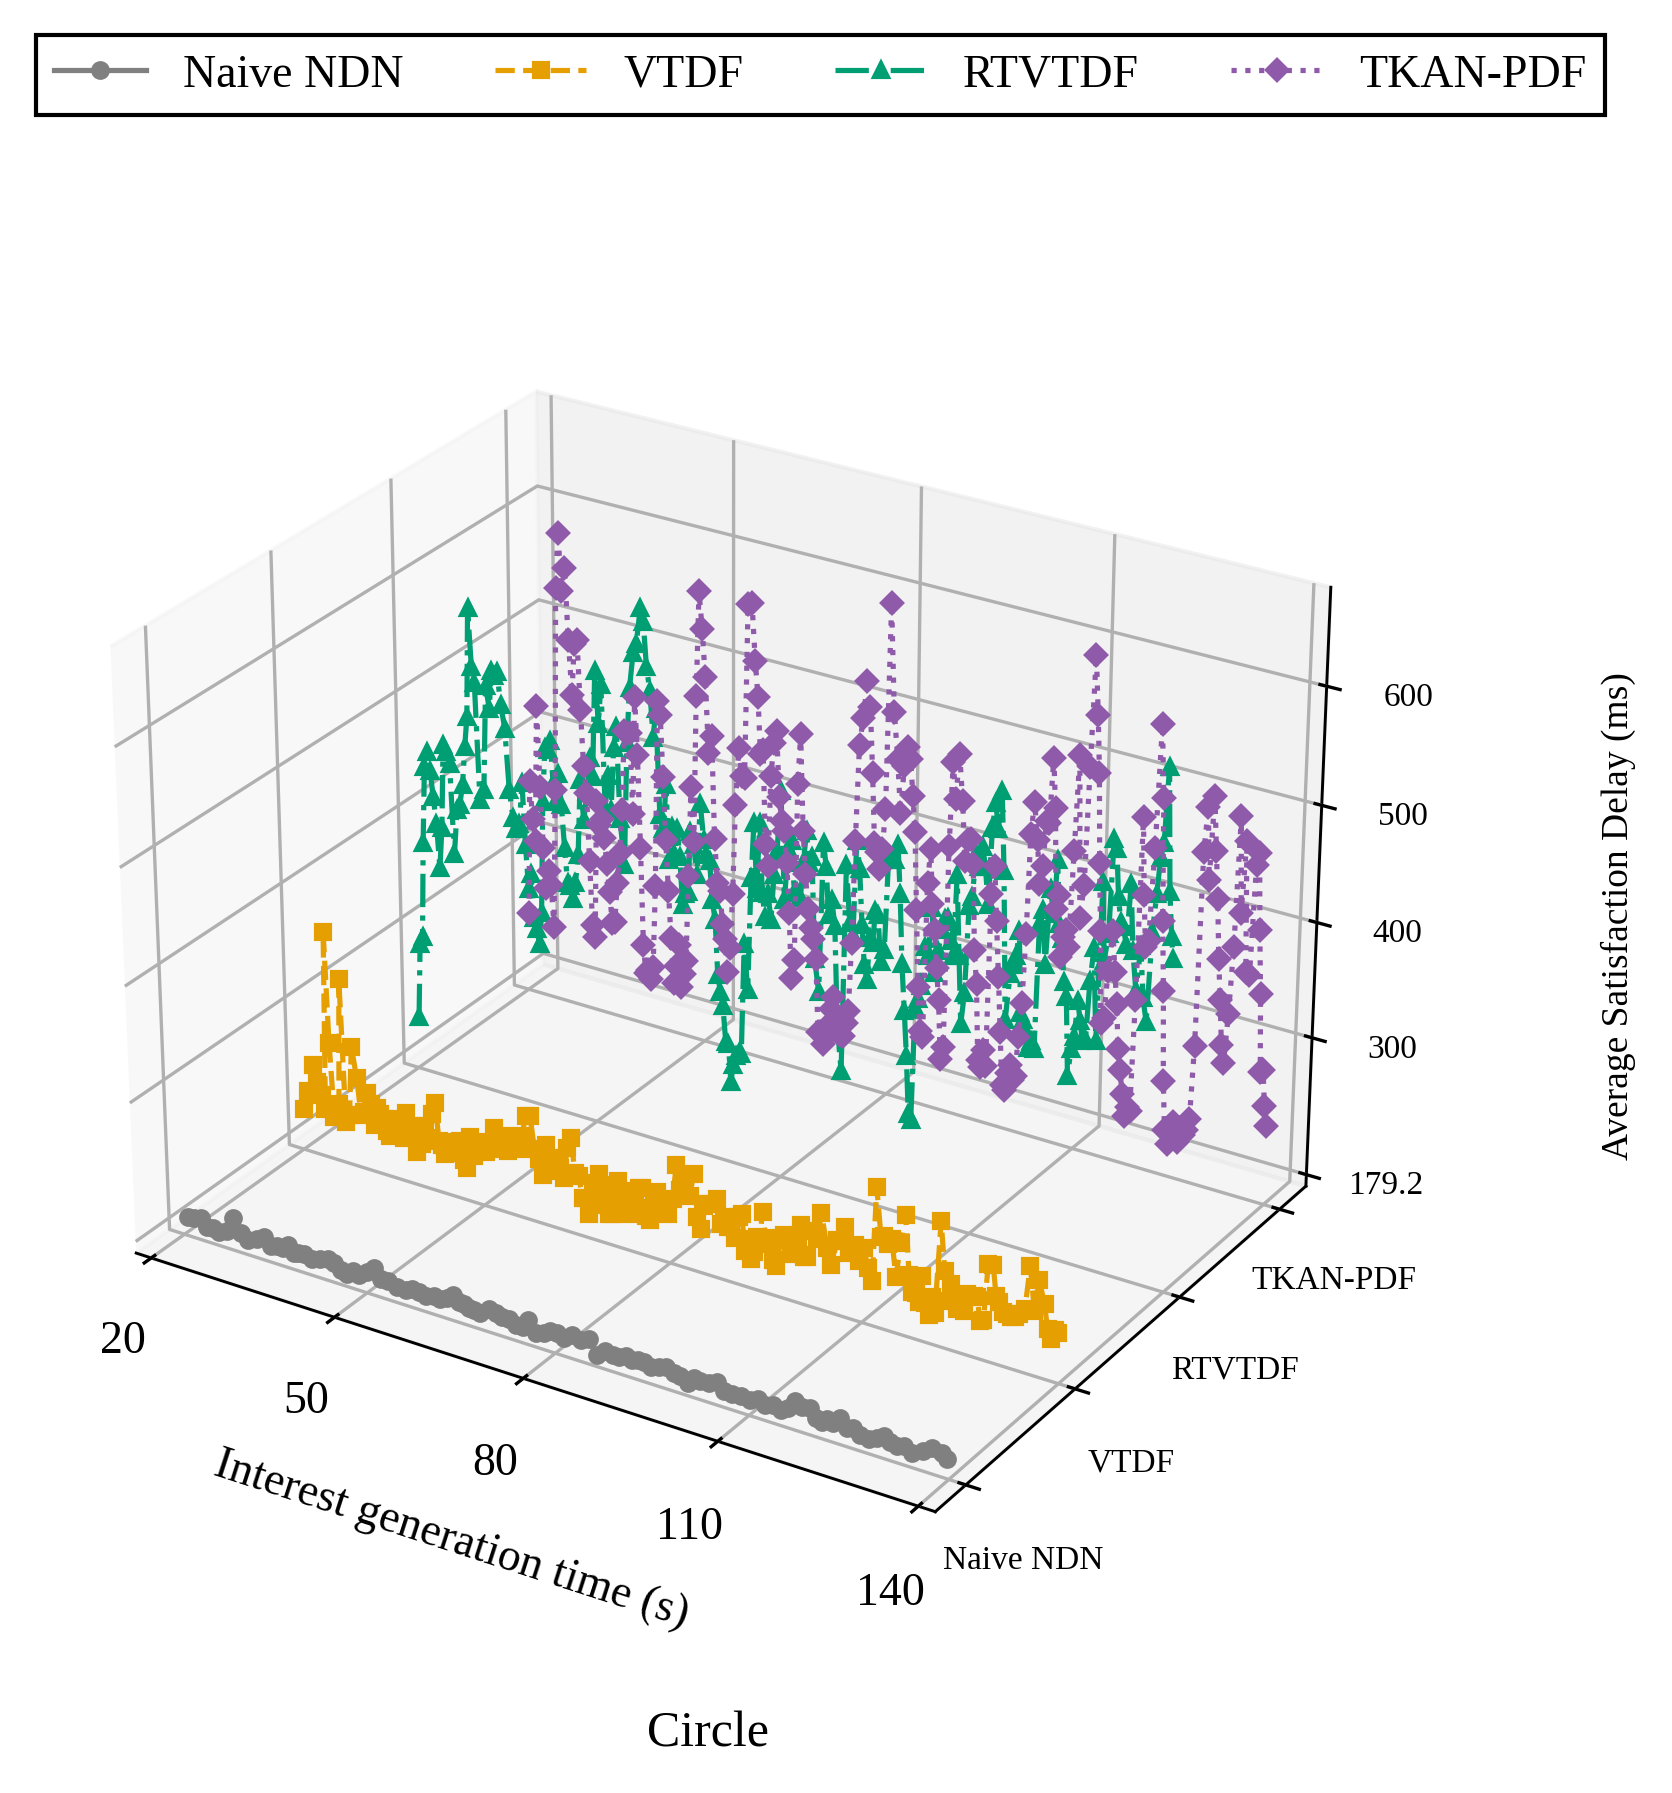

Reproduce this figure in Python.
#!/usr/bin/env python3
# -*- coding: utf-8 -*-
"""逐请求记录按旧脚本固定条数聚合后的RTT图，沿用当前图集样式。
完整数据内嵌；直接运行，仅导出同名PNG/SVG/PDF，不访问实验记录。
重新从原始记录计算的方法与来源见PROVENANCE和聚合说明文档。
"""
from pathlib import Path
import matplotlib
matplotlib.use('Agg')
import matplotlib.pyplot as plt
from matplotlib.lines import Line2D
from matplotlib.ticker import MaxNLocator, FuncFormatter
import numpy as np

FIGURE_ID = '05_成功RTT_圆圈_旧论文画法'
RTT_LABEL = 'Average Satisfaction Delay (ms)'
SCENE_LABEL = 'Circle'
FIGSIZE = (7.5, 6.2)
DPI = 300
FONT_FAMILY = 'Liberation Serif'
FONT_SIZE = 11
ALGORITHMS = ('Naive NDN', 'VTDF', 'RTVTDF', 'TKAN-PDF')
COLORS = ('#808080', '#E69F00', '#009E73', '#8E5AA9')
LINES = ('-', '--', '-.', ':')
MARKERS = ('o', 's', '^', 'D')
LINE_WIDTH = 1.25
MARKER_SIZE = 3.5
PROVENANCE = {'circle_post_filter': 'group mean RTT < 3000 ms',
 'counts': [{'excluded_groups': 0, 'plotted_groups': 109, 'selected_requests': 2169, 'strategy': 0},
            {'excluded_groups': 0, 'plotted_groups': 208, 'selected_requests': 4158, 'strategy': 1},
            {'excluded_groups': 0, 'plotted_groups': 252, 'selected_requests': 5029, 'strategy': 2},
            {'excluded_groups': 0, 'plotted_groups': 268, 'selected_requests': 5350, 'strategy': 3}],
 'group_size': 20,
 'measurement_window_s': [20, 140],
 'method': 'consecutive request records: arithmetic mean of send_ns and terminal_ns-send_ns; keep last '
           'partial group',
 'metric': '成功RTT',
 'ordering': 'send_ns, node_id, sequence',
 'scene': 'circle',
 'source_metric_definition': 'DATA only',
 'sources': [{'manifest': 'data/experiments/quick-fixed-model-20261022/runs/test-circle-baseline-s23001-a0/attempt-001/runs/20261022T081957.621032Z-4390833e/manifest.json',
              'manifest_sha256': '31cdc38bb21d6fd0ccc92954d7f04ace9339a1ed95e33c47c3290dc01af8fcc3',
              'path': 'data/experiments/quick-fixed-model-20261022/runs/test-circle-baseline-s23001-a0/attempt-001/runs/20261022T081957.621032Z-4390833e/raw/request-events.csv',
              'scene': 'circle',
              'seed': 23001,
              'sha256': '38b730ccc12b17c2d7ad33f942fa35785b8dbe57f353d1be6532ef436353dbe3',
              'strategy': 0},
             {'manifest': 'data/experiments/quick-fixed-model-20261022/runs/test-circle-baseline-s23001-a1/attempt-001/runs/20261022T082136.797486Z-38b38119/manifest.json',
              'manifest_sha256': '6f1d73741c5ac1131f8a4613d39ba8e46922fc1c1a003bada2cbd4df913577d1',
              'path': 'data/experiments/quick-fixed-model-20261022/runs/test-circle-baseline-s23001-a1/attempt-001/runs/20261022T082136.797486Z-38b38119/raw/request-events.csv',
              'scene': 'circle',
              'seed': 23001,
              'sha256': 'b690160149f199dd2577d6d1330fd46f05d9e6fd0c37f12180fa3203bf3b3914',
              'strategy': 1},
             {'manifest': 'data/experiments/quick-fixed-model-20261022/runs/test-circle-baseline-s23001-a2/attempt-001/runs/20261022T082316.538063Z-3f8e9c19/manifest.json',
              'manifest_sha256': 'c88d6b8af50657afa3976d30146588c8402aceec377d54df1b1b57c5a8f75da2',
              'path': 'data/experiments/quick-fixed-model-20261022/runs/test-circle-baseline-s23001-a2/attempt-001/runs/20261022T082316.538063Z-3f8e9c19/raw/request-events.csv',
              'scene': 'circle',
              'seed': 23001,
              'sha256': 'e95fe24a56155016e1cd91d140a2229f005e3e6d8daf3eab304085fc65e3fee8',
              'strategy': 2},
             {'manifest': 'data/experiments/quick-fixed-model-20261022/runs/test-circle-baseline-s23001-a3/attempt-001/runs/20261022T082455.481496Z-dc9325e7/manifest.json',
              'manifest_sha256': '70936295fcbb6f45b43d114024ce1939e97c5acbfcf19f35ddff5298cad82735',
              'path': 'data/experiments/quick-fixed-model-20261022/runs/test-circle-baseline-s23001-a3/attempt-001/runs/20261022T082455.481496Z-dc9325e7/raw/request-events.csv',
              'scene': 'circle',
              'seed': 23001,
              'sha256': '6658a4bfb38c9c0779fd75cc645d3678610f711d4696b92883906edc7cbeb592',
              'strategy': 3}],
 'style_source': '01_成功RTT_三维.py / 03_平均RTT_三维.py'}
DATA = [{'group_counts': [20,
                   20,
                   20,
                   20,
                   20,
                   20,
                   20,
                   20,
                   20,
                   20,
                   20,
                   20,
                   20,
                   20,
                   20,
                   20,
                   20,
                   20,
                   20,
                   20,
                   20,
                   20,
                   20,
                   20,
                   20,
                   20,
                   20,
                   20,
                   20,
                   20,
                   20,
                   20,
                   20,
                   20,
                   20,
                   20,
                   20,
                   20,
                   20,
                   20,
                   20,
                   20,
                   20,
                   20,
                   20,
                   20,
                   20,
                   20,
                   20,
                   20,
                   20,
                   20,
                   20,
                   20,
                   20,
                   20,
                   20,
                   20,
                   20,
                   20,
                   20,
                   20,
                   20,
                   20,
                   20,
                   20,
                   20,
                   20,
                   20,
                   20,
                   20,
                   20,
                   20,
                   20,
                   20,
                   20,
                   20,
                   20,
                   20,
                   20,
                   20,
                   20,
                   20,
                   20,
                   20,
                   20,
                   20,
                   20,
                   20,
                   20,
                   20,
                   20,
                   20,
                   20,
                   20,
                   20,
                   20,
                   20,
                   20,
                   20,
                   20,
                   20,
                   20,
                   20,
                   20,
                   20,
                   20,
                   20,
                   9],
  'rtt_ms': [185.16810755,
             186.33962505000002,
             187.70769295,
             182.063954,
             183.000073,
             181.05037145,
             183.4751374,
             197.08856845,
             185.82438919999998,
             181.71248305,
             184.94419084999998,
             189.01826015,
             182.77691805,
             184.52779525,
             184.55029059999998,
             189.02005640000002,
             182.96320035,
             184.25943719999998,
             185.4310707,
             183.09203480000002,
             184.9580405,
             187.31199925,
             185.8326942,
             181.17449630000002,
             180.11016725,
             183.86799355000002,
             182.64257105000002,
             187.2950737,
             192.73938130000002,
             184.86441290000002,
             184.89809585,
             182.23788595,
             182.64029094999998,
             185.0382546,
             183.82751665,
             182.82338115000002,
             184.66321295,
             183.76353255,
             186.75092030000002,
             191.59969925,
             187.0752889,
             186.02365444999998,
             184.25547335,
             183.52363019999999,
             183.00116730000002,
             188.83959225,
             187.3294877,
             185.64552830000002,
             185.2437074,
             182.10768225,
             182.64165119999998,
             190.44273425,
             180.9873363,
             183.56239075,
             186.75609005,
             186.46543590000002,
             184.63690885,
             189.0031204,
             187.64728775,
             190.86465265,
             179.1550279,
             184.68991434999998,
             183.13070059999998,
             183.4255363,
             185.8290401,
             184.43424305000002,
             185.831347,
             185.74390530000002,
             183.7359144,
             185.9043826,
             187.4722064,
             184.6844413,
             183.8129293,
             179.93535265,
             185.41475365,
             184.82322119999998,
             185.3847184,
             188.4043091,
             183.226441,
             182.2840684,
             183.30631675,
             182.2148425,
             185.34419165,
             181.9369613,
             184.08974985,
             181.9156271,
             185.4996925,
             193.69162805000002,
             190.29853125,
             191.759794,
             185.31012815,
             182.96975265,
             186.73808730000002,
             185.62003130000002,
             191.32543934999998,
             185.1895102,
             186.28892375,
             182.68260555,
             181.54679785,
             184.7689322,
             188.553449,
             184.73261645,
             183.48162355000002,
             185.43514380000002,
             181.1558112,
             186.2260657,
             190.7479866,
             189.62898475,
             186.000106],
  'strategy': 0,
  'x': [20.6941858,
        21.70769825,
        22.8570028,
        23.83969198,
        24.78184778,
        25.86296034,
        27.06770877,
        28.27584261,
        29.52692032,
        30.64865079,
        32.02041647,
        33.32177737,
        34.31799868,
        35.41712411,
        36.40603248,
        37.25052512,
        38.1136632,
        38.87186646,
        39.79588863,
        41.05569465,
        42.34998091,
        43.66455985,
        44.72799342,
        45.7379123,
        46.75750719,
        47.7129439,
        48.75203492,
        50.09572017,
        51.23319484,
        52.24634056,
        53.43842478,
        54.84979655,
        56.27767347,
        57.36568974,
        58.3461976,
        59.54162566,
        60.74496626,
        61.76155748,
        62.85255532,
        63.9099057,
        64.8240421,
        65.62858827,
        66.38731089,
        67.21965179,
        68.20641028,
        69.56407079,
        70.70197572,
        71.70334223,
        72.67555528,
        73.80946719,
        74.91590004,
        75.79802738,
        76.94323923,
        78.1839056,
        79.23185412,
        80.22371542,
        81.41640475,
        82.67601145,
        84.03335559,
        85.32068706,
        86.48135383,
        87.79922594,
        88.99058844,
        90.05405483,
        91.04810598,
        91.95418037,
        92.88809511,
        93.83242925,
        94.92900437,
        96.11121404,
        97.19033233,
        98.5296532,
        99.46443098,
        100.60804175,
        101.55918907,
        102.55298279,
        103.92228718,
        105.10841736,
        106.1754686,
        107.34146869,
        108.81947793,
        110.07617534,
        111.29373542,
        112.40834646,
        113.62294051,
        114.76705901,
        115.89768677,
        116.94199077,
        118.06498673,
        119.21143822,
        120.13322741,
        121.00233013,
        121.81300397,
        122.73489857,
        123.78330308,
        124.77339407,
        125.70126552,
        126.78848195,
        128.1542392,
        129.27464762,
        130.36268535,
        131.23745465,
        132.31489517,
        133.31711102,
        134.52535452,
        136.05310122,
        137.3894886,
        138.86060047,
        139.74338113333334]},
 {'group_counts': [20,
                   20,
                   20,
                   20,
                   20,
                   20,
                   20,
                   20,
                   20,
                   20,
                   20,
                   20,
                   20,
                   20,
                   20,
                   20,
                   20,
                   20,
                   20,
                   20,
                   20,
                   20,
                   20,
                   20,
                   20,
                   20,
                   20,
                   20,
                   20,
                   20,
                   20,
                   20,
                   20,
                   20,
                   20,
                   20,
                   20,
                   20,
                   20,
                   20,
                   20,
                   20,
                   20,
                   20,
                   20,
                   20,
                   20,
                   20,
                   20,
                   20,
                   20,
                   20,
                   20,
                   20,
                   20,
                   20,
                   20,
                   20,
                   20,
                   20,
                   20,
                   20,
                   20,
                   20,
                   20,
                   20,
                   20,
                   20,
                   20,
                   20,
                   20,
                   20,
                   20,
                   20,
                   20,
                   20,
                   20,
                   20,
                   20,
                   20,
                   20,
                   20,
                   20,
                   20,
                   20,
                   20,
                   20,
                   20,
                   20,
                   20,
                   20,
                   20,
                   20,
                   20,
                   20,
                   20,
                   20,
                   20,
                   20,
                   20,
                   20,
                   20,
                   20,
                   20,
                   20,
                   20,
                   20,
                   20,
                   20,
                   20,
                   20,
                   20,
                   20,
                   20,
                   20,
                   20,
                   20,
                   20,
                   20,
                   20,
                   20,
                   20,
                   20,
                   20,
                   20,
                   20,
                   20,
                   20,
                   20,
                   20,
                   20,
                   20,
                   20,
                   20,
                   20,
                   20,
                   20,
                   20,
                   20,
                   20,
                   20,
                   20,
                   20,
                   20,
                   20,
                   20,
                   20,
                   20,
                   20,
                   20,
                   20,
                   20,
                   20,
                   20,
                   20,
                   20,
                   20,
                   20,
                   20,
                   20,
                   20,
                   20,
                   20,
                   20,
                   20,
                   20,
                   20,
                   20,
                   20,
                   20,
                   20,
                   20,
                   20,
                   20,
                   20,
                   20,
                   20,
                   20,
                   20,
                   20,
                   20,
                   20,
                   20,
                   20,
                   20,
                   20,
                   20,
                   20,
                   20,
                   20,
                   20,
                   20,
                   20,
                   20,
                   20,
                   20,
                   20,
                   20,
                   20,
                   20,
                   20,
                   20,
                   20,
                   20,
                   20,
                   20,
                   20,
                   18],
  'rtt_ms': [205.66815875,
             222.41557935,
             220.42509765,
             247.46179105000002,
             233.13530930000002,
             222.39412085,
             211.41507365,
             368.0822486,
             270.88525630000004,
             206.62368885,
             218.88217780000002,
             330.343029,
             204.72494369999998,
             212.17829,
             273.9763432,
             247.44488015000002,
             215.93066844999998,
             219.00960940000002,
             236.93138655,
             227.93219169999998,
             210.5827976,
             226.24657065,
             221.65070194999998,
             218.0917383,
             208.26057805000002,
             204.92616335,
             220.90740975,
             212.99968,
             210.06511980000002,
             206.53070475,
             229.6254565,
             212.4317479,
             220.13915790000001,
             197.58914215000001,
             213.2190249,
             206.2682105,
             222.97774130000002,
             213.684893,
             235.53209435,
             246.66440434999998,
             214.08905865,
             211.03053945,
             203.53183445,
             205.1825615,
             207.862785,
             216.91064730000002,
             211.34943665,
             219.1466996,
             203.36293940000002,
             197.0846211,
             225.2120867,
             209.9535941,
             221.58913909999998,
             224.0816819,
             216.73005609999998,
             220.47992565,
             239.729125,
             229.22972605,
             229.66039955000002,
             236.02964645,
             223.50851194999998,
             229.06488825,
             227.30982265,
             240.58388435,
             258.9572141,
             260.121769,
             232.2673013,
             225.39319235,
             211.63843640000002,
             239.28848555000002,
             217.3651159,
             228.35683935,
             230.22098419999998,
             222.46270485,
             214.49323285,
             241.82548085,
             251.97632685,
             222.3890801,
             220.43019694999998,
             201.89522175,
             203.2639679,
             190.27490394999998,
             218.04497990000002,
             206.09306295,
             228.0348904,
             219.4382067,
             202.89848619999998,
             195.26754419999997,
             196.4460525,
             211.89537565,
             227.17345875,
             218.79199705000002,
             218.21093825,
             200.6546119,
             208.47901235,
             213.7880258,
             225.8613378,
             227.57483175,
             203.42828945,
             201.19238455,
             218.6126273,
             227.75771534999998,
             220.04614869999997,
             221.27264630000002,
             211.0752783,
             225.60198419999998,
             256.24685005000003,
             235.5120307,
             246.00851795,
             233.02776635,
             252.95312205000002,
             216.76307955000001,
             207.24820465000002,
             227.90044494999998,
             230.50468315,
             231.2807455,
             237.6505196,
             216.6694167,
             223.6948265,
             215.77942565,
             217.2613358,
             208.81490485,
             227.16664665000002,
             230.66144325,
             199.3278855,
             210.59194655000002,
             194.25633194999997,
             201.0667694,
             214.73623080000002,
             212.39509065000001,
             238.2280309,
             216.26914044999998,
             211.91557085,
             199.75906394999998,
             195.17983844999998,
             219.14876245,
             224.52062569999998,
             223.5670887,
             209.57547215,
             222.49576435,
             217.28392119999998,
             236.921584,
             210.1737956,
             211.00463755,
             235.24991930000002,
             229.03946119999998,
             252.9812473,
             224.35861415,
             210.42559735,
             234.18988145,
             233.51526325,
             246.60654565000002,
             225.47702625,
             231.697792,
             234.3996894,
             220.90202340000002,
             233.50121130000002,
             218.15973630000002,
             208.0014973,
             289.1267206,
             247.87366725,
             249.8340662,
             243.441109,
             248.64296190000002,
             217.79714585,
             248.1543704,
             272.931301,
             222.60366155,
             209.18560065,
             208.78739435,
             201.7736039,
             225.2317986,
             202.7389096,
             193.27272705000001,
             209.46268615,
             196.66039995,
             276.97495564999997,
             235.5799291,
             210.40594125,
             225.56718125,
             214.84111285,
             205.8584077,
             212.2010649,
             206.45312040000002,
             221.83019125,
             219.76997980000002,
             221.43095175,
             221.58493455,
             201.89266665,
             203.2139492,
             252.8554006,
             253.2242061,
             227.7829728,
             223.3710265,
             215.7763417,
             214.63415444999998,
             213.5343274,
             214.64964769999997,
             217.96444344999998,
             224.12481455000002,
             261.30937825,
             224.89539495,
             252.03174425,
             232.85181035,
             212.41492269999998,
             205.031724,
             213.45031075,
             211.86930033333334],
  'strategy': 1,
  'x': [20.24634574,
        20.87389484,
        21.38573896,
        21.94372563,
        22.58851131,
        23.23651753,
        23.79615304,
        24.25334063,
        24.71882297,
        25.27692147,
        26.10250833,
        26.64843608,
        27.2076226,
        27.83512906,
        28.43525845,
        29.19099352,
        29.77340596,
        30.28046823,
        30.89297123,
        31.45639256,
        32.02513372,
        32.52543172,
        32.99920777,
        33.51682108,
        34.07376991,
        34.58526587,
        35.12489266,
        35.70782511,
        36.23178718,
        36.77569061,
        37.3115835,
        37.93727278,
        38.45831158,
        38.89219021,
        39.35463118,
        39.85016315,
        40.38438842,
        40.89670485,
        41.52103325,
        42.12626272,
        42.66461576,
        43.17829604,
        43.65416577,
        44.16089668,
        44.66095525,
        45.20788196,
        45.66115105,
        46.14567693,
        46.69222615,
        47.18615304,
        47.70908397,
        48.31086544,
        48.94407337,
        49.66980221,
        50.35656065,
        50.97853277,
        51.75762543,
        52.44892204,
        52.98554316,
        53.52113017,
        54.05362916,
        54.62742245,
        55.32937228,
        56.2770469,
        56.91944558,
        57.64538898,
        58.28814623,
        59.06442279,
        59.66237128,
        60.15813361,
        60.74510119,
        61.25242087,
        61.82363968,
        62.39966433,
        62.97774077,
        63.59106028,
        64.20474011,
        64.80196222,
        65.40599493,
        66.0038306,
        66.50135001,
        66.99467723,
        67.75636367,
        68.2632786,
        68.73923017,
        69.2652309,
        69.75599972,
        70.21855511,
        70.71266748,
        71.26889141,
        71.77668397,
        72.26783154,
        72.77757717,
        73.32999955,
        73.97086038,
        74.48969399,
        75.03223191,
        75.57682433,
        76.18681683,
        76.78762993,
        77.36604328,
        77.89736391,
        78.45543642,
        79.0136247,
        79.61461186,
        80.42065894,
        80.98468997,
        81.62477703,
        82.35069996,
        83.10496438,
        83.73489552,
        84.33352358,
        84.83901993,
        85.39088046,
        85.85288987,
        86.43013364,
        87.43062773,
        87.97478252,
        88.52769304,
        89.12777659,
        89.67853849,
        90.26233766,
        90.80580014,
        91.29712486,
        91.83533593,
        92.28098552,
        92.73456747,
        93.18451356,
        93.63845964,
        94.07894602,
        94.54007354,
        95.08848235,
        95.62240664,
        96.18237589,
        96.70526452,
        97.40073697,
        97.95230783,
        98.49026665,
        99.02960479,
        99.54528085,
        100.02297126,
        100.57277568,
        101.09115105,
        101.56901491,
        102.24425789,
        103.06629113,
        103.68425181,
        104.58821525,
        105.28731886,
        106.15738399,
        106.73769119,
        107.28525267,
        107.91273129,
        108.40611674,
        108.93589466,
        109.46144578,
        110.21669688,
        110.95755963,
        111.5543305,
        112.12763874,
        112.85908899,
        113.36465838,
        113.96264407,
        114.50579921,
        115.19198948,
        115.91158314,
        116.59132614,
        117.20129722,
        117.711765,
        118.23232493,
        118.72234915,
        119.23663904,
        119.76128289,
        120.26448329,
        120.70788698,
        121.19096449,
        121.94534102,
        122.61036212,
        123.13775019,
        123.57135958,
        124.01417897,
        124.48783154,
        125.02583289,
        125.55354428,
        126.04789357,
        126.54799048,
        127.0736196,
        127.54818628,
        128.05693609,
        128.5667548,
        129.13842295,
        129.8770712,
        130.39455944,
        130.86199627,
        131.52995367,
        132.16321585,
        132.69323087,
        133.25148732,
        133.88744114,
        134.74672853,
        135.41265047,
        136.17767725,
        136.7964568,
        137.6623303,
        138.19415827,
        138.69200715,
        139.28751422,
        139.76814947777777]},
 {'group_counts': [20,
                   20,
                   20,
                   20,
                   20,
                   20,
                   20,
                   20,
                   20,
                   20,
                   20,
                   20,
                   20,
                   20,
                   20,
                   20,
                   20,
                   20,
                   20,
                   20,
                   20,
                   20,
                   20,
                   20,
                   20,
                   20,
                   20,
                   20,
                   20,
                   20,
                   20,
                   20,
                   20,
                   20,
                   20,
                   20,
                   20,
                   20,
                   20,
                   20,
                   20,
                   20,
                   20,
                   20,
                   20,
                   20,
                   20,
                   20,
                   20,
                   20,
                   20,
                   20,
                   20,
                   20,
                   20,
                   20,
                   20,
                   20,
                   20,
                   20,
                   20,
                   20,
                   20,
                   20,
                   20,
                   20,
                   20,
                   20,
                   20,
                   20,
                   20,
                   20,
                   20,
                   20,
                   20,
                   20,
                   20,
                   20,
                   20,
                   20,
                   20,
                   20,
                   20,
                   20,
                   20,
                   20,
                   20,
                   20,
                   20,
                   20,
                   20,
                   20,
                   20,
                   20,
                   20,
                   20,
                   20,
                   20,
                   20,
                   20,
                   20,
                   20,
                   20,
                   20,
                   20,
                   20,
                   20,
                   20,
                   20,
                   20,
                   20,
                   20,
                   20,
                   20,
                   20,
                   20,
                   20,
                   20,
                   20,
                   20,
                   20,
                   20,
                   20,
                   20,
                   20,
                   20,
                   20,
                   20,
                   20,
                   20,
                   20,
                   20,
                   20,
                   20,
                   20,
                   20,
                   20,
                   20,
                   20,
                   20,
                   20,
                   20,
                   20,
                   20,
                   20,
                   20,
                   20,
                   20,
                   20,
                   20,
                   20,
                   20,
                   20,
                   20,
                   20,
                   20,
                   20,
                   20,
                   20,
                   20,
                   20,
                   20,
                   20,
                   20,
                   20,
                   20,
                   20,
                   20,
                   20,
                   20,
                   20,
                   20,
                   20,
                   20,
                   20,
                   20,
                   20,
                   20,
                   20,
                   20,
                   20,
                   20,
                   20,
                   20,
                   20,
                   20,
                   20,
                   20,
                   20,
                   20,
                   20,
                   20,
                   20,
                   20,
                   20,
                   20,
                   20,
                   20,
                   20,
                   20,
                   20,
                   20,
                   20,
                   20,
                   20,
                   20,
                   20,
                   20,
                   20,
                   20,
                   20,
                   20,
                   20,
                   20,
                   20,
                   20,
                   20,
                   20,
                   20,
                   20,
                   20,
                   20,
                   20,
                   20,
                   20,
                   20,
                   20,
                   20,
                   20,
                   20,
                   20,
                   20,
                   20,
                   20,
                   20,
                   20,
                   20,
                   20,
                   20,
                   20,
                   20,
                   20,
                   20,
                   20,
                   20,
                   20,
                   20,
                   20,
                   20,
                   20,
                   20,
                   9],
  'rtt_ms': [215.0947,
             281.79290125,
             288.77066485,
             372.72766915,
             440.84850785000003,
             453.89642545,
             438.63742410000003,
             415.8971319,
             393.26659475,
             354.8148785,
             390.90368815,
             463.95221285,
             459.32941415,
             449.3150682,
             370.92518875,
             410.55857885,
             415.87620755,
             434.4448025,
             468.1386857,
             494.73386635,
             588.39378015,
             538.7794208500001,
             525.4471822,
             424.78157339999996,
             434.50124339999996,
             525.4879262,
             507.02314125,
             540.2879942999999,
             535.95431125,
             540.2806065,
             512.9307046,
             493.3491611,
             441.0230764,
             417.760767,
             408.82858830000004,
             414.01383185000003,
             450.19827055,
             396.5154347,
             358.4067338,
             372.36644855000003,
             334.4680998,
             325.22470475,
             312.8971294,
             340.5857054,
             438.57605005,
             486.445514,
             484.8243433,
             493.0753718,
             456.38339444999997,
             442.35326255,
             466.90833335,
             440.3875736,
             403.53825315,
             373.95942260000004,
             371.6954516,
             361.07970839999996,
             376.24550985,
             400.7889845,
             467.14635265,
             432.54354935000003,
             457.76394905,
             487.9724506,
             472.64739975,
             563.9535878500001,
             519.55680455,
             553.55876875,
             448.00749405,
             477.19516175,
             448.56746875,
             501.92763310000004,
             521.0457243,
             442.2898091,
             403.94390560000005,
             509.7812771,
             557.3207814,
             587.1678676,
             596.2040544,
             626.779017,
             616.17424365,
             578.34627385,
             559.3027738,
             519.5646034499999,
             545.29675365,
             455.59090810000004,
             443.98974665,
             482.66997305,
             418.8082219,
             448.130502,
             425.59824045,
             447.45648635000003,
             424.13726885,
             383.54788764999995,
             393.60867310000003,
             396.04933389999997,
             448.6058018,
             437.6677166,
             412.2495687,
             474.49759435000004,
             444.72159445,
             432.42048389999997,
             428.20680355,
             394.4671929,
             377.9651113,
             330.945074,
             316.854303,
             304.72214914999995,
             273.90688835000003,
             272.9424723,
             240.19537880000001,
             256.04210025,
             263.89242895,
             267.854357,
             267.4270117,
             364.25444475,
             325.33360419999997,
             423.04842675,
             471.1698325,
             414.83891755,
             472.54792460000004,
             412.75232795,
             392.66383815,
             413.13736775,
             391.98082275,
             431.59559985000004,
             452.34330315,
             504.04764875,
             412.69312844999996,
             456.63700539999996,
             464.2747148,
             420.7373126,
             422.58888195,
             417.5448316,
             450.67160494999996,
             476.2132729,
             449.7914108,
             455.99713130000004,
             368.95177975,
             341.0540987,
             470.47676889999997,
             450.48697215,
             410.35463985,
             423.39025460000005,
             402.50205855,
             316.83103565,
             278.4312817,
             456.81911575,
             408.5363683,
             397.57627564999996,
             479.88003455,
             456.4162282,
             409.69300145,
             375.43060385,
             363.56091764999996,
             400.1327001,
             396.28998014999996,
             424.3462409,
             422.2448217,
             382.009454,
             393.49959305,
             472.57667745,
             471.4615896,
             472.74458075,
             486.25073115,
             445.29265219999996,
             385.42832635,
             346.484201,
             307.57363645,
             257.579532,
             253.4449399,
             351.24248555,
             359.57032925,
             371.97354735000005,
             406.06870260000005,
             398.86851745,
             440.4643142,
             386.0111167,
             405.69952285000005,
             424.17518110000003,
             434.17684115,
             436.3497567,
             416.74872235000004,
             405.16879945,
             473.95339695,
             406.12274935000005,
             348.94935139999995,
             375.89244395,
             451.25807975,
             458.95301689999997,
             496.06702875,
             485.6050214,
             503.41901045,
             487.45984219999997,
             455.9534795,
             521.2534114,
             543.4685651,
             521.91592065,
             554.51186375,
             488.642198,
             362.81784835,
             403.20374135000003,
             411.72718189999995,
             419.95758135,
             441.80607075,
             372.46060595,
             367.0502621,
             357.09727395,
             345.2088903,
             351.71779475,
             344.98177469999996,
             453.1779302,
             465.0395144,
             419.17861385000003,
             483.62313005,
             463.65574775,
             509.4209499,
             456.88717594999997,
             445.14805494999996,
             408.86063405,
             397.3432745,
             330.22580665,
             354.24677335,
             365.2569797,
             396.32722075,
             379.84186939999995,
             363.50969605,
             366.0319857,
             416.12752545,
             444.49852510000005,
             367.41935064999996,
             501.68608125,
             436.54789,
             459.87109625,
             539.23261385,
             531.8852342,
             492.60017545,
             472.6872502,
             468.82924030000004,
             454.5340884,
             506.10112235,
             451.64911135,
             418.78091505000003,
             456.9915853,
             414.27210135,
             395.31184494999997,
             471.75286105000004,
             504.10423360000004,
             534.68187215,
             547.6111052,
             610.2680132,
             508.76570139999995,
             471.89986035000004,
             454.1979717777778],
  'strategy': 2,
  'x': [20.22283855,
        20.66464279,
        21.11153337,
        21.54606175,
        22.0299926,
        22.51713635,
        22.96241945,
        23.41656635,
        23.86211691,
        24.29242145,
        24.75694983,
        25.22430671,
        25.67992548,
        26.24944621,
        26.7854391,
        27.34824357,
        27.83181913,
        28.35796498,
        28.83693834,
        29.27755007,
        29.70855711,
        30.16824089,
        30.60614903,
        31.2164507,
        31.89321016,
        32.44773229,
        33.00046638,
        33.44536351,
        33.92090093,
        34.36421009,
        34.90198853,
        35.500726,
        36.09569279,
        36.64006205,
        37.1592301,
        37.7013579,
        38.21151027,
        38.65106028,
        39.06546516,
        39.48561322,
        39.9252376,
        40.33324684,
        40.74788698,
        41.16135958,
        41.58554316,
        42.04603782,
        42.48779978,
        42.92992733,
        43.34007354,
        43.77324684,
        44.21140128,
        44.62862517,
        45.09333761,
        45.51324684,
        45.91324684,
        46.34274224,
        46.81611095,
        47.29567525,
        47.75037586,
        48.26611942,
        48.83827982,
        49.32626272,
        49.79016483,
        50.28087744,
        50.78842378,
        51.25283276,
        51.78015154,
        52.2499146,
        52.74681774,
        53.21242447,
        53.67316266,
        54.17292164,
        54.84742801,
        55.37575169,
        55.85380203,
        56.45079426,
        56.98581348,
        57.63972212,
        58.11018492,
        58.58796153,
        59.1098443,
        59.59088046,
        60.02917936,
        60.60849393,
        61.16615782,
        61.61600606,
        62.04106028,
        62.48666985,
        62.93751136,
        63.37135958,
        63.79222365,
        64.21102852,
        64.63912977,
        65.06735242,
        65.51418097,
        66.0293733,
        66.51970737,
        67.09309429,
        67.62872734,
        68.06783154,
        68.55942273,
        68.98554316,
        69.44448329,
        69.85878467,
        70.27324684,
        70.69242145,
        71.14130999,
        71.57135958,
        71.97324684,
        72.37324684,
        72.79140128,
        73.20738872,
        73.64505687,
        74.09064897,
        74.66537799,
        75.17283353,
        75.61070823,
        76.07032868,
        76.52584748,
        76.95007354,
        77.39005307,
        77.8643608,
        78.34191987,
        78.79975075,
        79.27062721,
        79.84172844,
        80.46665021,
        81.02363968,
        81.54717265,
        82.01974233,
        82.51554478,
        82.97921926,
        83.45063023,
        83.88663641,
        84.33770901,
        84.77012313,
        85.27738075,
        85.94491196,
        86.55239365,
        87.00174453,
        87.41600606,
        87.92078384,
        88.41609494,
        88.92472767,
        89.58123136,
        90.14985064,
        90.73848869,
        91.25477936,
        91.73119405,
        92.22039649,
        92.66204215,
        93.07750048,
        93.49324684,
        93.89998936,
        94.33181459,
        94.73324684,
        95.13324684,
        95.61292746,
        96.17083465,
        96.68329591,
        97.20151027,
        97.64659811,
        98.10949124,
        98.53324684,
        98.94150579,
        99.39016483,
        99.81324684,
        100.21324684,
        100.61862517,
        101.05878467,
        101.51061469,
        101.97554316,
        102.42129454,
        102.96163654,
        103.48153337,
        103.94243033,
        104.52709521,
        105.03960269,
        105.49697741,
        105.94664729,
        106.38971484,
        106.82170283,
        107.24479085,
        107.72769304,
        108.15966023,
        108.64835212,
        109.14239365,
        109.61025011,
        110.0565682,
        110.54905991,
        111.06165527,
        111.52124155,
        112.03001639,
        112.46740201,
        112.91770901,
        113.36179412,
        113.84308734,
        114.34431359,
        114.95911654,
        115.57609735,
        116.01912977,
        116.45324684,
        116.85324684,
        117.27610185,
        117.74987774,
        118.16691338,
        118.5951341,
        119.01406921,
        119.45047613,
        119.87324684,
        120.3122398,
        120.8383007,
        121.42865897,
        121.96135958,
        122.38728421,
        122.87651091,
        123.31324684,
        123.73130999,
        124.17135958,
        124.62381161,
        125.05546516,
        125.48779978,
        125.92181459,
        126.33324684,
        126.76048762,
        127.20636553,
        127.65482261,
        128.14663227,
        128.75666403,
        129.22738872,
        129.70557678,
        130.25765474,
        130.70681606,
        131.15324684,
        131.581183,
        132.01324684,
        132.43878467,
        132.9185323,
        133.40888668,
        133.93119388,
        134.53694404,
        135.1053248,
        135.63774855,
        136.20661862,
        136.74601151,
        137.21927598,
        137.63961206,
        138.07437677,
        138.52636265,
        139.14083009,
        139.60088046,
        139.90255788888888]},
 {'group_counts': [20,
                   20,
                   20,
                   20,
                   20,
                   20,
                   20,
                   20,
                   20,
                   20,
                   20,
                   20,
                   20,
                   20,
                   20,
                   20,
                   20,
                   20,
                   20,
                   20,
                   20,
                   20,
                   20,
                   20,
                   20,
                   20,
                   20,
                   20,
                   20,
                   20,
                   20,
                   20,
                   20,
                   20,
                   20,
                   20,
                   20,
                   20,
                   20,
                   20,
                   20,
                   20,
                   20,
                   20,
                   20,
                   20,
                   20,
                   20,
                   20,
                   20,
                   20,
                   20,
                   20,
                   20,
                   20,
                   20,
                   20,
                   20,
                   20,
                   20,
                   20,
                   20,
                   20,
                   20,
                   20,
                   20,
                   20,
                   20,
                   20,
                   20,
                   20,
                   20,
                   20,
                   20,
                   20,
                   20,
                   20,
                   20,
                   20,
                   20,
                   20,
                   20,
                   20,
                   20,
                   20,
                   20,
                   20,
                   20,
                   20,
                   20,
                   20,
                   20,
                   20,
                   20,
                   20,
                   20,
                   20,
                   20,
                   20,
                   20,
                   20,
                   20,
                   20,
                   20,
                   20,
                   20,
                   20,
                   20,
                   20,
                   20,
                   20,
                   20,
                   20,
                   20,
                   20,
                   20,
                   20,
                   20,
                   20,
                   20,
                   20,
                   20,
                   20,
                   20,
                   20,
                   20,
                   20,
                   20,
                   20,
                   20,
                   20,
                   20,
                   20,
                   20,
                   20,
                   20,
                   20,
                   20,
                   20,
                   20,
                   20,
                   20,
                   20,
                   20,
                   20,
                   20,
                   20,
                   20,
                   20,
                   20,
                   20,
                   20,
                   20,
                   20,
                   20,
                   20,
                   20,
                   20,
                   20,
                   20,
                   20,
                   20,
                   20,
                   20,
                   20,
                   20,
                   20,
                   20,
                   20,
                   20,
                   20,
                   20,
                   20,
                   20,
                   20,
                   20,
                   20,
                   20,
                   20,
                   20,
                   20,
                   20,
                   20,
                   20,
                   20,
                   20,
                   20,
                   20,
                   20,
                   20,
                   20,
                   20,
                   20,
                   20,
                   20,
                   20,
                   20,
                   20,
                   20,
                   20,
                   20,
                   20,
                   20,
                   20,
                   20,
                   20,
                   20,
                   20,
                   20,
                   20,
                   20,
                   20,
                   20,
                   20,
                   20,
                   20,
                   20,
                   20,
                   20,
                   20,
                   20,
                   20,
                   20,
                   20,
                   20,
                   20,
                   20,
                   20,
                   20,
                   20,
                   20,
                   20,
                   20,
                   20,
                   20,
                   20,
                   20,
                   20,
                   20,
                   20,
                   20,
                   20,
                   20,
                   20,
                   20,
                   20,
                   20,
                   20,
                   20,
                   20,
                   20,
                   20,
                   20,
                   20,
                   20,
                   20,
                   20,
                   20,
                   20,
                   20,
                   20,
                   20,
                   20,
                   20,
                   20,
                   20,
                   20,
                   10],
  'rtt_ms': [239.93523230000002,
             360.03813060000004,
             326.1864241,
             307.5109557,
             429.45166575,
             357.25032589999995,
             303.13786715,
             266.9794342,
             282.8783465,
             271.36355315,
             233.5917191,
             358.36815014999996,
             537.8134128500001,
             586.821026,
             537.0694192999999,
             557.81034175,
             495.34210405,
             447.61147739999996,
             493.266239,
             497.5414682,
             435.83760745,
             386.66143925,
             363.7189007,
             303.0058529,
             245.60990525,
             234.50852694999998,
             358.40029489999995,
             337.40143915,
             343.72034895,
             327.38781845,
             304.4469405,
             280.12494485,
             251.7748879,
             253.90077755000002,
             290.22226945,
             317.6363842,
             356.76134625,
             427.99827625,
             427.1601701,
             427.4776492,
             355.74693364999996,
             460.58937075,
             409.98406535000004,
             327.53777005,
             240.71267905000002,
             215.1350178,
             218.73462805,
             210.79174534999999,
             222.7223389,
             297.11774160000004,
             462.27262494999997,
             450.8465152,
             396.28990239999996,
             340.81918355,
             295.95673415,
             254.1221164,
             213.5839655,
             229.73263125,
             249.20913005,
             211.56602784999998,
             224.5572089,
             237.29550485,
             314.19334235,
             394.7582812,
             346.30648030000003,
             475.94798475,
             567.8708725,
             535.78127565,
             494.18829045,
             428.40902245,
             444.5409816,
             354.21681110000003,
             314.9670603,
             308.3899708,
             280.0133857,
             266.5630025,
             237.27833535,
             259.6472309,
             309.14831295,
             388.97827855,
             440.2781844,
             416.7434531,
             415.07118545,
             567.1516243,
             569.3498823,
             519.89245135,
             489.0960918,
             440.1752978,
             444.0752419,
             361.8257695,
             343.32282875,
             423.22601864999996,
             453.3413863,
             463.73011055,
             407.07921830000004,
             386.0973787,
             377.91548505000003,
             350.3001777,
             306.950775,
             249.10088869999998,
             265.3017862,
             423.13766630000003,
             467.30359625,
             383.1642477,
             344.92372795,
             314.6638745,
             298.7822888,
             289.84705310000004,
             272.5118528,
             206.7737052,
             207.42381285,
             197.4927576,
             205.70428365,
             215.55418735,
             231.34657969999998,
             242.09029755,
             213.454623,
             217.72489295,
             210.2197655,
             210.01522125,
             222.3812266,
             234.11462285,
             295.2612049,
             386.9226334,
             471.33705425,
             495.4163835,
             527.88274395,
             506.48249235000003,
             449.8611193,
             389.4372877,
             382.52283315,
             367.85380595,
             386.0050589,
             421.4999108,
             599.6471529500001,
             507.4994145,
             468.09183965,
             422.1710856,
             463.16745910000003,
             480.84575135,
             471.25123060000004,
             439.64031435000004,
             409.0073392,
             340.8925412,
             273.19817255000004,
             234.0715639,
             229.5135096,
             367.16272410000005,
             397.65202505,
             349.81461585,
             327.4121417,
             294.48517219999997,
             266.79545690000003,
             214.2724288,
             225.67377265000002,
             404.2075887,
             477.72272269999996,
             446.84900515,
             486.19926635,
             446.61960695,
             395.7056819,
             414.40331664999997,
             415.82502885,
             394.76705630000004,
             319.53781745,
             290.19053510000003,
             223.048499,
             217.79983245,
             233.55807185,
             220.22426635,
             373.398388,
             398.3519407,
             350.89231795,
             302.26185960000004,
             253.79375075,
             206.80040435,
             203.7476647,
             219.2805666,
             226.7391928,
             214.22133525,
             218.94247285,
             253.9469893,
             285.32864535000004,
             346.09720914999997,
             434.48593795,
             462.56582545,
             430.21653225,
             392.85046045,
             409.3787437,
             449.0424097,
             447.4786044,
             504.5280244,
             461.8405744,
             374.9486426,
             388.49895015,
             334.67212185,
             353.07382675,
             359.34304545,
             344.9842958,
             429.7948832,
             512.5367698,
             373.0603574,
             402.8091587,
             504.90682595,
             600.0376043,
             550.0284833,
             501.76758545,
             425.0544685,
             367.1793505,
             287.17821560000004,
             291.78401,
             334.3205609,
             370.28594245,
             334.7825785,
             307.21279489999995,
             268.44568655,
             250.76388690000002,
             230.26218475,
             211.486616,
             219.9511668,
             217.2840385,
             315.6708349,
             474.4009138,
             408.3821839,
             363.72951639999997,
             370.14524539999996,
             450.85356364999996,
             556.62932135,
             495.3875243,
             390.75292214999996,
             330.453176,
             251.68888545,
             208.86688655,
             197.657957,
             209.01352509999998,
             217.90790555,
             206.17172605000002,
             201.42387355000002,
             215.3645057,
             209.72539930000002,
             215.0976516,
             224.93414030000002,
             290.2205015,
             458.7489465,
             497.46374130000004,
             436.1519298,
             508.3573044,
             462.36899755,
             421.93901235000004,
             371.02806535,
             335.7890143,
             297.90337,
             282.81302695,
             325.63145035,
             384.6328465,
             496.88979515,
             415.569772,
             477.2848611,
             366.04457260000004,
             364.44804135000004,
             459.2846242,
             470.4755949,
             405.359934,
             350.6559244,
             283.9481115,
             286.5273968,
             255.5574312,
             238.123272],
  'strategy': 3,
  'x': [20.22242447,
        20.63366092,
        21.05878467,
        21.49567525,
        21.95052392,
        22.39472079,
        22.82170283,
        23.24324684,
        23.65422871,
        24.0733949,
        24.4954334,
        24.96288595,
        25.43309878,
        25.92325772,
        26.41534063,
        26.95604596,
        27.46194936,
        27.98469506,
        28.4496516,
        28.91869088,
        29.38651676,
        29.82290584,
        30.26422871,
        30.67750048,
        31.09324684,
        31.51539672,
        31.94233318,
        32.37238277,
        32.7741605,
        33.19324684,
        33.60518369,
        34.01595647,
        34.44448329,
        34.87170524,
        35.34717445,
        35.7806879,
        36.22908018,
        36.68696592,
        37.16205812,
        37.6051341,
        38.0306462,
        38.45985559,
        38.87324684,
        39.29219021,
        39.69324684,
        40.09324684,
        40.50998936,
        40.91324684,
        41.31324684,
        41.75942273,
        42.22331204,
        42.70092349,
        43.11324684,
        43.52992733,
        43.94048762,
        44.36012313,
        44.79140128,
        45.2078028,
        45.65324684,
        46.05324684,
        46.45324684,
        46.85878467,
        47.28893273,
        47.75686565,
        48.21324684,
        48.65464279,
        49.14453648,
        49.64574096,
        50.14694983,
        50.6610255,
        51.18818628,
        51.65088046,
        52.10697741,
        52.53324684,
        52.95233318,
        53.3689932,
        53.78000533,
        54.20518369,
        54.6405729,
        55.09555404,
        55.62268152,
        56.1257404,
        56.58968216,
        57.11497699,
        57.74868841,
        58.30626079,
        58.75324684,
        59.1741605,
        59.60982383,
        60.01600606,
        60.45057531,
        60.88755007,
        61.36696967,
        61.8151341,
        62.25211691,
        62.67160606,
        63.09855711,
        63.53181459,
        63.94130999,
        64.3641605,
        64.82908018,
        65.26546516,
        65.69606823,
        66.16793657,
        66.5841605,
        67.05067796,
        67.48561322,
        67.93059112,
        68.37135958,
        68.79222365,
        69.19324684,
        69.60324684,
        70.01324684,
        70.4206462,
        70.84448329,
        71.25324684,
        71.65324684,
        72.07115105,
        72.49324684,
        72.89324684,
        73.30666985,
        73.73048762,
        74.17869165,
        74.63837638,
        75.16348378,
        75.73435578,
        76.33165117,
        76.84495035,
        77.3054334,
        77.71324684,
        78.13324684,
        78.5458199,
        78.99975075,
        79.42283276,
        80.02895773,
        80.64953039,
        81.27913121,
        81.81744601,
        82.35645927,
        82.904243,
        83.33324684,
        83.75324684,
        84.17324684,
        84.57324684,
        84.97324684,
        85.37324684,
        85.8092393,
        86.29108261,
        86.71324684,
        87.11324684,
        87.51324684,
        87.91324684,
        88.31324684,
        88.72756095,
        89.15885023,
        89.61702925,
        90.06927515,
        90.55278819,
        91.06350121,
        91.6504647,
        92.15362246,
        92.61722319,
        93.05430179,
        93.48755007,
        93.89855711,
        94.33186418,
        94.73324684,
        95.14606175,
        95.57324684,
        95.98222365,
        96.42946083,
        96.89092349,
        97.31324684,
        97.79175998,
        98.2378028,
        98.65324684,
        99.06546516,
        99.48561322,
        99.89324684,
        100.29324684,
        100.69324684,
        101.11805251,
        101.56697541,
        102.00656635,
        102.43366092,
        102.91453648,
        103.47899822,
        103.94007354,
        104.37786349,
        104.82046638,
        105.26535864,
        105.72687653,
        106.17324684,
        106.58554316,
        107.01242447,
        107.43170283,
        107.83324684,
        108.24366092,
        108.67033956,
        109.21489025,
        109.73483803,
        110.33578257,
        110.88241303,
        111.35767048,
        111.86913802,
        112.38880064,
        112.79324684,
        113.19324684,
        113.59324684,
        113.99324684,
        114.42575635,
        114.95001862,
        115.51333489,
        115.99768854,
        116.41324684,
        116.81324684,
        117.21324684,
        117.61600606,
        118.04106028,
        118.46324684,
        118.87750048,
        119.29324684,
        119.721765,
        120.15793657,
        120.59537763,
        121.0449316,
        121.62148022,
        122.18093514,
        122.71324684,
        123.11992733,
        123.55274224,
        123.97324684,
        124.38222365,
        124.79324684,
        125.21324684,
        125.61324684,
        126.01324684,
        126.42406921,
        126.84106028,
        127.27783154,
        127.73438765,
        128.17869165,
        128.60242447,
        129.03324684,
        129.4978028,
        129.97089668,
        130.42068484,
        130.92143958,
        131.38128952,
        131.83656635,
        132.27309878,
        132.69324684,
        133.11313708,
        133.59612746,
        134.0526847,
        134.49430347,
        134.96470594,
        135.45161206,
        136.00438247,
        136.57269301,
        137.03185089,
        137.43324684,
        137.88626079,
        138.35324684,
        138.75324684,
        139.16793657,
        139.58000533,
        139.89324684]}]


def draw():
    plt.rcParams.update({'font.family': 'serif', 'font.serif': [FONT_FAMILY],
                         'font.size': FONT_SIZE, 'axes.labelsize': FONT_SIZE,
                         'axes.linewidth': .7, 'xtick.direction': 'in',
                         'ytick.direction': 'in', 'pdf.fonttype': 42, 'ps.fonttype': 42,
                         'svg.fonttype': 'path', 'savefig.facecolor': 'white'})
    fig = plt.figure(figsize=FIGSIZE)
    ax = fig.add_subplot(111, projection='3d')
    for series in DATA:
        strategy = series['strategy']
        ax.plot(series['x'], [strategy] * len(series['rtt_ms']), series['rtt_ms'],
                color=COLORS[strategy], linestyle=LINES[strategy],
                marker=MARKERS[strategy], markersize=MARKER_SIZE, linewidth=LINE_WIDTH)
    ax.set_xlabel('Interest generation time (s)', labelpad=8)
    ax.set_xticks((20, 50, 80, 110, 140))
    ax.set_xlim(20, 140)
    ax.set_ylim(-.2, 3.2)
    ax.set_yticks(range(4))
    ax.set_yticklabels(ALGORITHMS, fontsize=8)
    values = [v for series in DATA for v in series['rtt_ms']]
    low, high = min(values), max(values)
    high += max(high-low, 1.) * .10
    ticks = [low] + [float(t) for t in MaxNLocator(nbins=5).tick_values(low,high)
                     if low+(high-low)*.08 < t <= high]
    ax.set_zticks(ticks)
    ax.set_zlim(low, high)
    ax.zaxis.set_major_formatter(FuncFormatter(lambda value, _: '{:.1f}'.format(value).rstrip('0').rstrip('.')))
    ax.tick_params(axis='z', labelsize=8)
    ax.text2D(1.18, .52, RTT_LABEL, transform=ax.transAxes,
              rotation=90, ha='center', va='center', fontsize=9)
    ax.view_init(elev=27, azim=-58)
    ax.set_box_aspect((1.25, 1., .9))
    ax.text2D(.5, -.10, SCENE_LABEL, transform=ax.transAxes, ha='center', fontsize=12)
    handles = [Line2D([], [], color=COLORS[i], linestyle=LINES[i], marker=MARKERS[i],
                      markersize=MARKER_SIZE, linewidth=LINE_WIDTH, label=ALGORITHMS[i]) for i in range(4)]
    fig.legend(handles=handles, loc='upper center', ncol=4, bbox_to_anchor=(.5,.99),
               frameon=True, fancybox=False, edgecolor='black', framealpha=1)
    fig.subplots_adjust(left=.03, right=.87, bottom=.13, top=.85)
    return fig


def main():
    fig = draw()
    try:
        for extension in ('png', 'svg', 'pdf'):
            fig.savefig(Path(__file__).resolve().with_suffix('.' + extension),
                        dpi=DPI, bbox_inches='tight', pad_inches=.12)
    finally:
        plt.close(fig)


if __name__ == '__main__':
    main()
